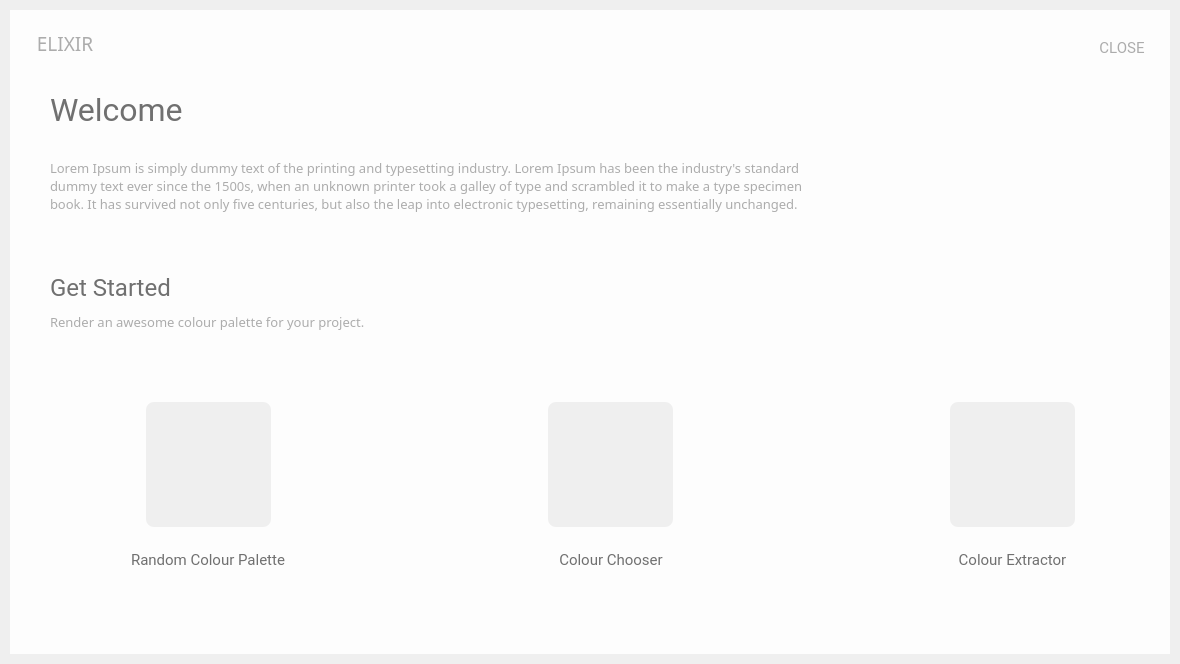
<?xml version="1.0" encoding="UTF-8"?>
<ui version="4.0">
 <class>HomeScreen</class>
 <widget class="QMainWindow" name="HomeScreen">
  <property name="geometry">
   <rect>
    <x>0</x>
    <y>0</y>
    <width>1180</width>
    <height>664</height>
   </rect>
  </property>
  <property name="windowTitle">
   <string>MainWindow</string>
  </property>
  <widget class="QWidget" name="centralwidget">
   <layout class="QVBoxLayout" name="verticalLayout">
    <property name="spacing">
     <number>0</number>
    </property>
    <property name="leftMargin">
     <number>10</number>
    </property>
    <property name="topMargin">
     <number>10</number>
    </property>
    <property name="rightMargin">
     <number>10</number>
    </property>
    <property name="bottomMargin">
     <number>10</number>
    </property>
    <item>
     <widget class="QFrame" name="DropShadow">
      <property name="styleSheet">
       <string notr="true">QFrame{
	color: rgb(253, 253, 253);
	background-color: rgb(253, 253, 253);
	border-radius: 08 px;
}</string>
      </property>
      <property name="frameShape">
       <enum>QFrame::StyledPanel</enum>
      </property>
      <property name="frameShadow">
       <enum>QFrame::Raised</enum>
      </property>
      <widget class="QLabel" name="ElixirText">
       <property name="geometry">
        <rect>
         <x>20</x>
         <y>20</y>
         <width>70</width>
         <height>26</height>
        </rect>
       </property>
       <property name="font">
        <font>
         <family>LEIXO DEMO</family>
         <pointsize>14</pointsize>
        </font>
       </property>
       <property name="styleSheet">
        <string notr="true">QLabel{
	color: rgb(172, 172, 172);
}</string>
       </property>
       <property name="text">
        <string>ELIXIR</string>
       </property>
       <property name="alignment">
        <set>Qt::AlignCenter</set>
       </property>
      </widget>
      <widget class="QPushButton" name="CloseBtn">
       <property name="geometry">
        <rect>
         <x>1088</x>
         <y>26</y>
         <width>48</width>
         <height>24</height>
        </rect>
       </property>
       <property name="font">
        <font>
         <family>Roboto</family>
         <pointsize>11</pointsize>
        </font>
       </property>
       <property name="cursor">
        <cursorShape>PointingHandCursor</cursorShape>
       </property>
       <property name="mouseTracking">
        <bool>true</bool>
       </property>
       <property name="styleSheet">
        <string notr="true">QPushButton{
	color: rgb(172, 172, 172);
	background-color: rgb(253, 253, 253);
	border-style: None;
}

QPushButton::hover{
	color: rgb(255, 64, 64);
}</string>
       </property>
       <property name="text">
        <string>CLOSE</string>
       </property>
       <property name="flat">
        <bool>false</bool>
       </property>
      </widget>
      <widget class="QLabel" name="WelcomeText">
       <property name="geometry">
        <rect>
         <x>40</x>
         <y>80</y>
         <width>138</width>
         <height>40</height>
        </rect>
       </property>
       <property name="font">
        <font>
         <family>Roboto</family>
         <pointsize>24</pointsize>
        </font>
       </property>
       <property name="styleSheet">
        <string notr="true">QLabel{
	color: rgb(112, 112, 112);
}</string>
       </property>
       <property name="text">
        <string>Welcome</string>
       </property>
       <property name="alignment">
        <set>Qt::AlignLeading|Qt::AlignLeft|Qt::AlignVCenter</set>
       </property>
      </widget>
      <widget class="QLabel" name="SubText">
       <property name="geometry">
        <rect>
         <x>40</x>
         <y>142</y>
         <width>872</width>
         <height>68</height>
        </rect>
       </property>
       <property name="font">
        <font>
         <family>Poppins</family>
         <pointsize>10</pointsize>
        </font>
       </property>
       <property name="styleSheet">
        <string notr="true">QLabel{
	color: rgb(172, 172, 172);
}</string>
       </property>
       <property name="text">
        <string>Lorem Ipsum is simply dummy text of the printing and typesetting industry. Lorem Ipsum has been the industry's standard 
dummy text ever since the 1500s, when an unknown printer took a galley of type and scrambled it to make a type specimen 
book. It has survived not only five centuries, but also the leap into electronic typesetting, remaining essentially unchanged.</string>
       </property>
      </widget>
      <widget class="QLabel" name="GetStartedText">
       <property name="geometry">
        <rect>
         <x>40</x>
         <y>260</y>
         <width>130</width>
         <height>34</height>
        </rect>
       </property>
       <property name="font">
        <font>
         <family>Roboto</family>
         <pointsize>18</pointsize>
        </font>
       </property>
       <property name="styleSheet">
        <string notr="true">QLabel{
	color: rgb(112, 112, 112);
}</string>
       </property>
       <property name="text">
        <string>Get Started</string>
       </property>
       <property name="alignment">
        <set>Qt::AlignLeading|Qt::AlignLeft|Qt::AlignVCenter</set>
       </property>
      </widget>
      <widget class="QLabel" name="SubText_2">
       <property name="geometry">
        <rect>
         <x>40</x>
         <y>300</y>
         <width>334</width>
         <height>24</height>
        </rect>
       </property>
       <property name="font">
        <font>
         <family>Poppins</family>
         <pointsize>10</pointsize>
        </font>
       </property>
       <property name="styleSheet">
        <string notr="true">QLabel{
	color: rgb(172, 172, 172);
}</string>
       </property>
       <property name="text">
        <string>Render an awesome colour palette for your project.</string>
       </property>
      </widget>
      <widget class="QPushButton" name="RndmCP">
       <property name="geometry">
        <rect>
         <x>136</x>
         <y>392</y>
         <width>125</width>
         <height>125</height>
        </rect>
       </property>
       <property name="cursor">
        <cursorShape>PointingHandCursor</cursorShape>
       </property>
       <property name="mouseTracking">
        <bool>true</bool>
       </property>
       <property name="styleSheet">
        <string notr="true">QPushButton{
	background-color: rgb(239, 239, 239);
	border-style: none;
	border-radius: 08px;
}

QPushButton::hover{
	background-color: rgb(112, 112, 112);
}

QPushButton::hover::pressed{
	background-color: rgb(239, 239, 239);
}</string>
       </property>
       <property name="text">
        <string/>
       </property>
       <property name="icon">
        <iconset>
         <normaloff>../Elixir/Assets/palette.png</normaloff>../Elixir/Assets/palette.png</iconset>
       </property>
       <property name="iconSize">
        <size>
         <width>77</width>
         <height>77</height>
        </size>
       </property>
      </widget>
      <widget class="QPushButton" name="ClrChsr">
       <property name="geometry">
        <rect>
         <x>538</x>
         <y>392</y>
         <width>125</width>
         <height>125</height>
        </rect>
       </property>
       <property name="cursor">
        <cursorShape>PointingHandCursor</cursorShape>
       </property>
       <property name="mouseTracking">
        <bool>true</bool>
       </property>
       <property name="styleSheet">
        <string notr="true">QPushButton{
	background-color: rgb(239, 239, 239);
	border-style: none;
	border-radius: 08px;
}

QPushButton::hover{
	background-color: rgb(112, 112, 112);
}

QPushButton::hover::pressed{
	background-color: rgb(239, 239, 239);
}</string>
       </property>
       <property name="text">
        <string/>
       </property>
       <property name="icon">
        <iconset>
         <normaloff>../Elixir/Assets/color-picker.png</normaloff>../Elixir/Assets/color-picker.png</iconset>
       </property>
       <property name="iconSize">
        <size>
         <width>68</width>
         <height>68</height>
        </size>
       </property>
      </widget>
      <widget class="QPushButton" name="ClrExtctr">
       <property name="geometry">
        <rect>
         <x>940</x>
         <y>392</y>
         <width>125</width>
         <height>125</height>
        </rect>
       </property>
       <property name="cursor">
        <cursorShape>PointingHandCursor</cursorShape>
       </property>
       <property name="mouseTracking">
        <bool>true</bool>
       </property>
       <property name="styleSheet">
        <string notr="true">QPushButton{
	background-color: rgb(239, 239, 239);
	border-style: none;
	border-radius: 08px;
}

QPushButton::hover{
	background-color: rgb(112, 112, 112);
}

QPushButton::hover::pressed{
	background-color: rgb(239, 239, 239);
}</string>
       </property>
       <property name="text">
        <string/>
       </property>
       <property name="icon">
        <iconset>
         <normaloff>../Elixir/Assets/insert-picture-icon.png</normaloff>../Elixir/Assets/insert-picture-icon.png</iconset>
       </property>
       <property name="iconSize">
        <size>
         <width>75</width>
         <height>70</height>
        </size>
       </property>
      </widget>
      <widget class="QLabel" name="RndmCPText">
       <property name="geometry">
        <rect>
         <x>116</x>
         <y>540</y>
         <width>164</width>
         <height>20</height>
        </rect>
       </property>
       <property name="font">
        <font>
         <family>Roboto</family>
         <pointsize>11</pointsize>
        </font>
       </property>
       <property name="styleSheet">
        <string notr="true">QLabel{
	color: rgb(112, 112, 112);
}</string>
       </property>
       <property name="text">
        <string>Random Colour Palette</string>
       </property>
       <property name="alignment">
        <set>Qt::AlignCenter</set>
       </property>
      </widget>
      <widget class="QLabel" name="ClrChsrText">
       <property name="geometry">
        <rect>
         <x>546</x>
         <y>540</y>
         <width>110</width>
         <height>20</height>
        </rect>
       </property>
       <property name="font">
        <font>
         <family>Roboto</family>
         <pointsize>11</pointsize>
        </font>
       </property>
       <property name="styleSheet">
        <string notr="true">QLabel{
	color: rgb(112, 112, 112);
}</string>
       </property>
       <property name="text">
        <string>Colour Chooser</string>
       </property>
       <property name="alignment">
        <set>Qt::AlignCenter</set>
       </property>
      </widget>
      <widget class="QLabel" name="ClrExtctrText">
       <property name="geometry">
        <rect>
         <x>945</x>
         <y>540</y>
         <width>115</width>
         <height>20</height>
        </rect>
       </property>
       <property name="font">
        <font>
         <family>Roboto</family>
         <pointsize>11</pointsize>
        </font>
       </property>
       <property name="styleSheet">
        <string notr="true">QLabel{
	color: rgb(112, 112, 112);
}</string>
       </property>
       <property name="text">
        <string>Colour Extractor</string>
       </property>
       <property name="alignment">
        <set>Qt::AlignCenter</set>
       </property>
      </widget>
     </widget>
    </item>
   </layout>
  </widget>
 </widget>
 <resources/>
 <connections/>
</ui>
